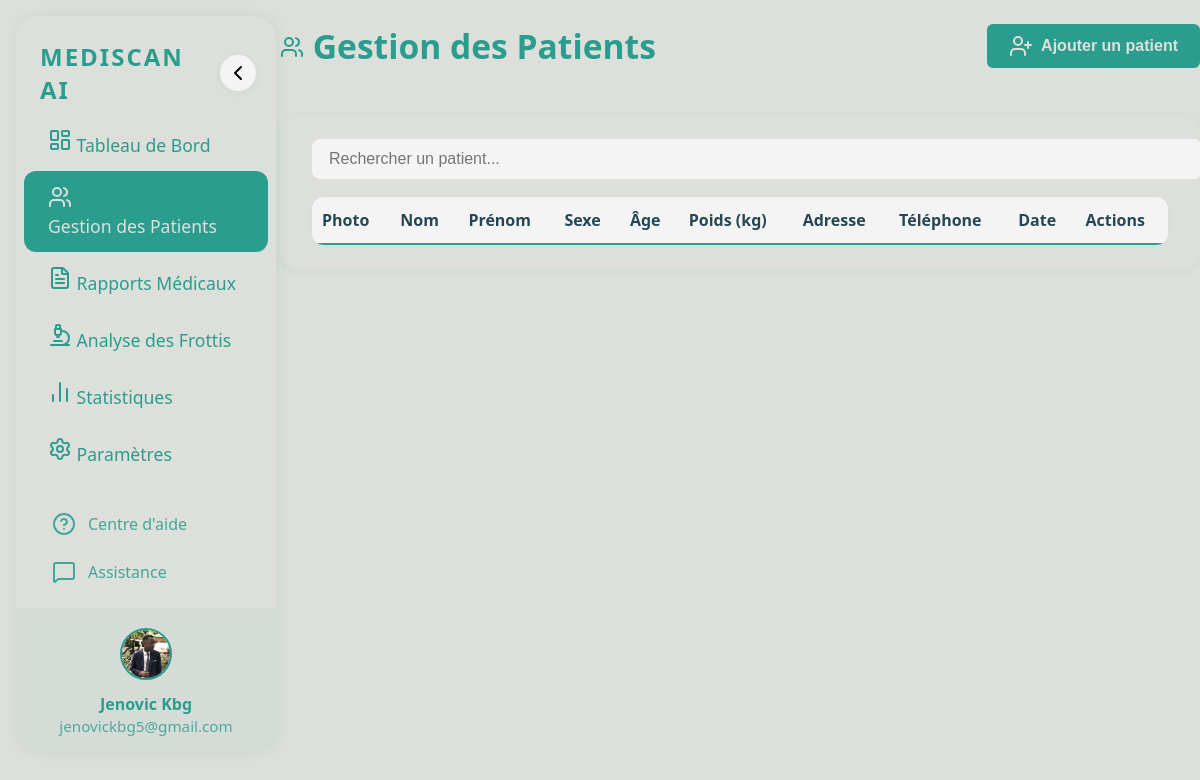
The page /patients/ on the database as committed earlier.
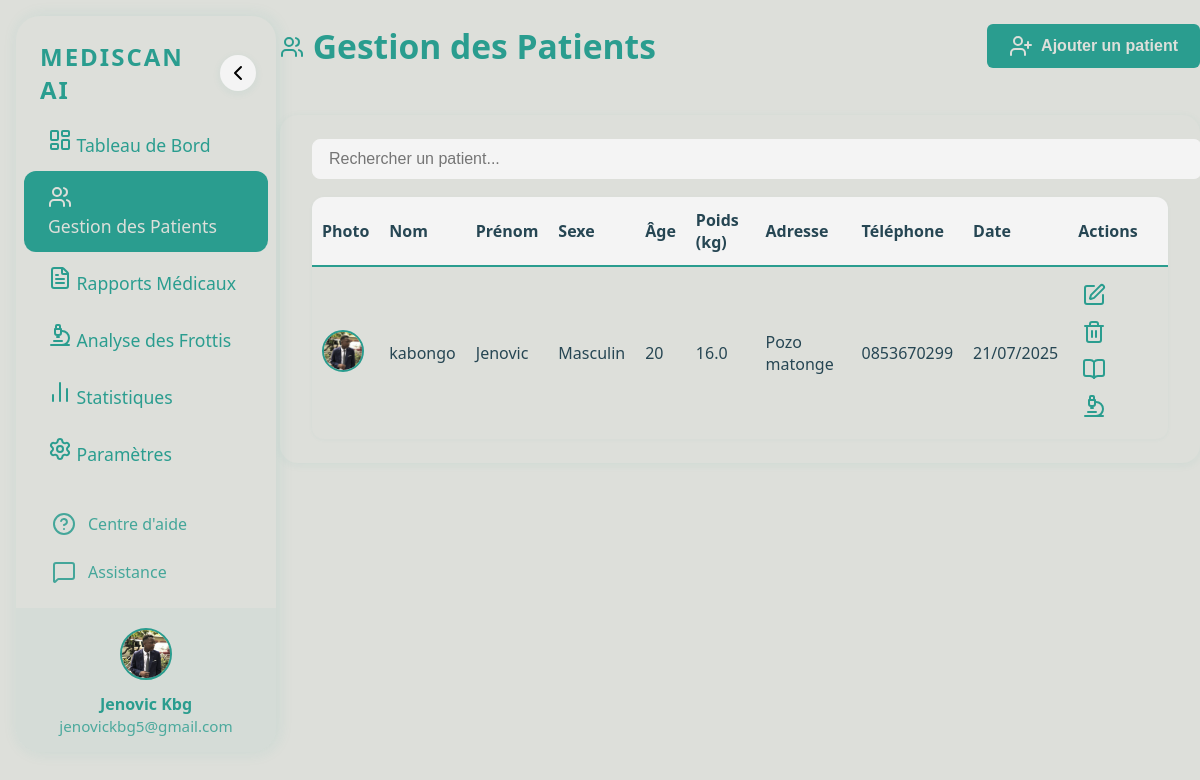
The same page on the database as committed later.
### patients/models.py (models this page shows, shortened)
class Patient(models.Model):
    SEX_CHOICES = [('M', 'Masculin'), ('F', 'Féminin')]
    nom = models.CharField(max_length=100)
    prenom = models.CharField(max_length=100)
    age = models.IntegerField()
    sexe = models.CharField(max_length=1, choices=SEX_CHOICES)
    taille = models.FloatField()  # en cm
    poids = models.FloatField()  # en kg
    adresse = models.TextField()
    telephone = models.CharField(max_length=20)
    photo = models.ImageField(upload_to='patients_photos/')
    date_enregistrement = models.DateTimeField(auto_now_add=True)  # Ajout de la date d'enregistrement

### patients/views.py (the view)
# urls.py: path('', liste_patients, name='liste_patients'),
def liste_patients(request):
    patients = Patient.objects.all().order_by('-date_enregistrement')
    return render(request, 'patients/liste_patients.html', {'patients': patients})

### templates/patients/liste_patients.html (shortened to what this page needs)
{% load static %}
<!DOCTYPE html>
<html lang="fr">
<head>
    <link rel="stylesheet" href="{% static 'css/style.css' %}">
</head>
<body>
{% include 'sidebar.html' %}
<div class="dashboard">
    <header>
        <h1><i data-lucide="users"></i> Gestion des Patients</h1>
        <button class="button-primary" id="openAddPatientModal"><i data-lucide="user-plus"></i> Ajouter un patient</button>
    </header>
    <section class="patient-table-section">
        <input type="text" id="searchInput" placeholder="Rechercher un patient..." class="search-bar">
        <table class="patient-table">
            <thead>
                <tr>
                    <th>Photo</th>
                    <th>Nom</th>
                    <th>Prénom</th>
                    <th>Sexe</th>
                    <th>Âge</th>
                    <th>Poids (kg)</th>
                    <th>Adresse</th>
                    <th>Téléphone</th>
                    <th>Date</th>
                    <th>Actions</th>
                </tr>
            </thead>
            <tbody>
                {% for patient in patients %}
                <tr>
                    <td><img src="{{ patient.photo.url }}" alt="Photo" class="patient-photo"></td>
                    <td>{{ patient.nom }}</td>
                    <td>{{ patient.prenom }}</td>
                    <td>{{ patient.get_sexe_display }}</td>
                    <td>{{ patient.age }}</td>
                    <td>{{ patient.poids }}</td>
                    <td>{{ patient.adresse }}</td>
                    <td>{{ patient.telephone }}</td>
                    <td>{{ patient.date_enregistrement|date:'d/m/Y' }}</td>
                    <td>
                        <button class="icon-btn" onclick="openEditPatientModal({{ patient.id }})"><i data-lucide="edit"></i></button>
                        <button class="icon-btn" onclick="openDeletePatientModal({{ patient.id }})"><i data-lucide="trash-2"></i></button>
                        <button class="icon-btn" onclick="openHistoriqueModal({{ patient.id }})"><i data-lucide="book-open"></i></button>
                        <button class="icon-btn" onclick="window.location.href='{% url 'diagnostics:upload_analyse_frottis' patient.id %}'" title="Analyser un frottis"><i data-lucide="microscope"></i></button>
                    </td>
                </tr>
                {% endfor %}
            </tbody>
        </table>
    </section>
</div>
</body>
</html>

Rows that differ between the two databases and show on the page:
added Patient: photo (picture), nom "kabongo", prenom "Jenovic", sexe "Masculin", age "20", poids "16.0", adresse "Pozo matonge", telephone "0853670299", date_enregistrement "21/07/2025"
